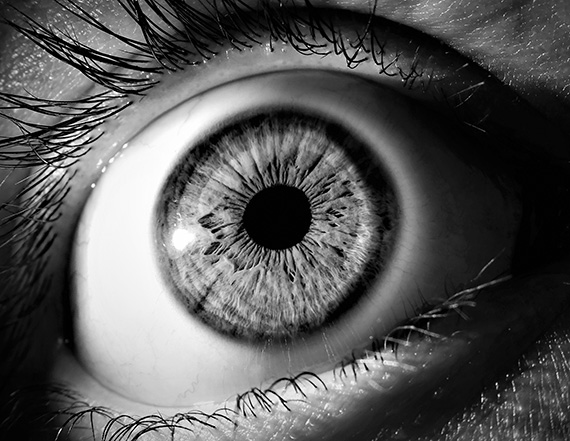
#> input picture 5th-sem/ip/content/eye.jpg, 570 x 441 px, found by its file name
$ python frequency_domain_filtering.py
#> lines starting #> are read from the running program, lines starting #| are printed output that depends on the picture; after the words box and inside, x2 and y2 are one past the last pixel; in counts of white or black regions, pixels touching at a corner belong together
#> further down, image is the input picture: shape (441, 570) float32; min 0, max 255, mean 88.2
from scipy import fftpack
import numpy as np
import imageio
from PIL import Image, ImageDraw
import matplotlib.pyplot as plt
def frequency_image(image):
  image_array = np.array(image)
  fft1 = fftpack.fftshift(fftpack.fft2(image_array))
  magnitude_spectrum = 20*np.log(np.abs(fft1))
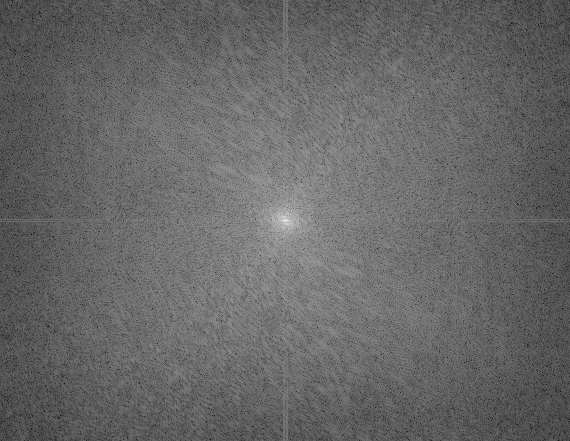
#> magnitude_spectrum: shape (441, 570) float32; min 59.08, max 338.3, mean 172; drawn with min black and max white
  freq_image = Image.fromarray(magnitude_spectrum)
  freq_image = freq_image.convert("L")
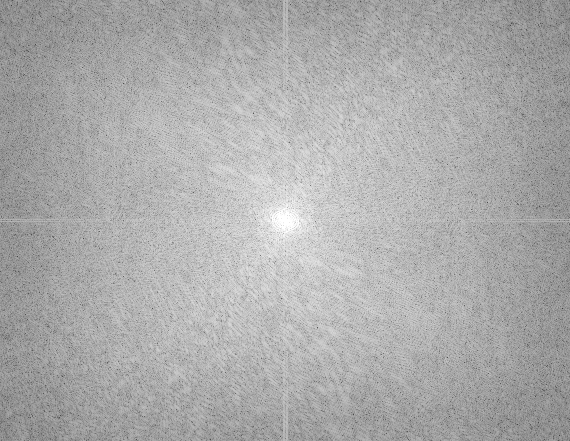
#> freq_image: PIL image 570x441 L; min 59, max 255, mean 171.5
  return freq_image
def low_pass_filter(image1):
  #convert image to numpy array
  image1_np=np.array(image1)
  #fft of image
  fft1 = fftpack.fftshift(fftpack.fft2(image1_np))
  #Create a low pass filter image
  x,y = image1_np.shape[0],image1_np.shape[1]
#> x = 441; y = 570

  #defining filter
  #size of circle
  e_x,e_y=50,50
  #create a box
  bbox=((x/2)-(e_x/2),(y/2)-(e_y/2),(x/2)+(e_x/2),(y/2)+(e_y/2))
#> bbox = (195.5, 260, 245.5, 310)
  low_pass=Image.new("L",(image1_np.shape[0],image1_np.shape[1]),color=0)
#> low_pass: PIL image 441x570 L; every value is 0
  draw1=ImageDraw.Draw(low_pass)
  draw1.ellipse(bbox, fill=1)
  low_pass_np=np.array(low_pass)
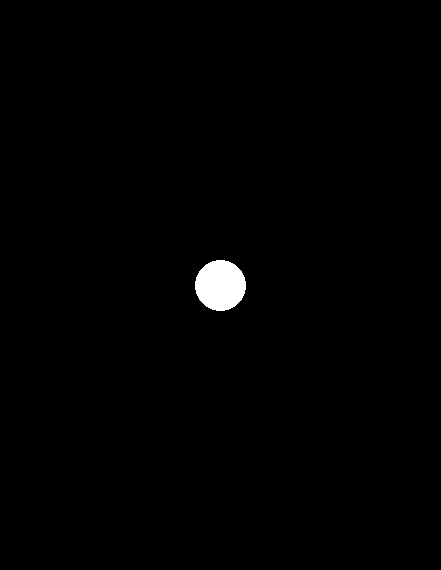
#> low_pass_np: shape (570, 441); values 0 (black) and 1 (white), 0.81% white; 1 white region, box (x1, y1, x2, y2) and area: (195, 260, 246, 311) 2025
  low_pass_np = low_pass_np.T
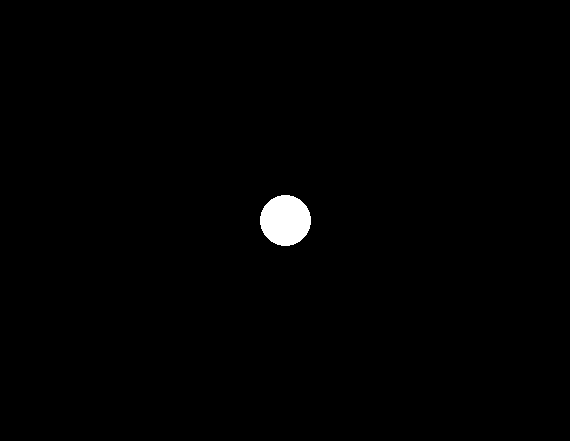
#> low_pass_np: shape (441, 570); values 0 (black) and 1 (white), 0.81% white; 1 white region, box (x1, y1, x2, y2) and area: (260, 195, 311, 246) 2025
  #end of defining filter

  #multiply both the images
  filtered=np.multiply(fft1,low_pass_np)

  #inverse fft
  ifft2 = np.real(fftpack.ifft2(fftpack.ifftshift(filtered)))
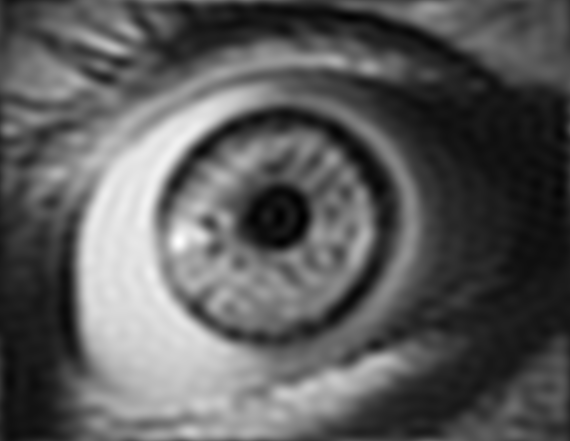
#> ifft2: shape (441, 570) float32; min -18.52, max 279.7, mean 88.2; drawn with min black and max white
  ifft2 = np.maximum(0, np.minimum(ifft2, 255))
  data = Image.fromarray(ifft2)
  data = data.convert("L")

  return data
def high_pass_filter(image):
  #converting image to array
  image_array = np.array(image)

  #sending image to low pass filter
  lowpass_image = low_pass_filter(image)
  #converting image to array
  lowpass_image_array = np.array(lowpass_image)


  #subtracting lowpass image from original to obtain highpass image
  high_pass_array = image_array - lowpass_image_array
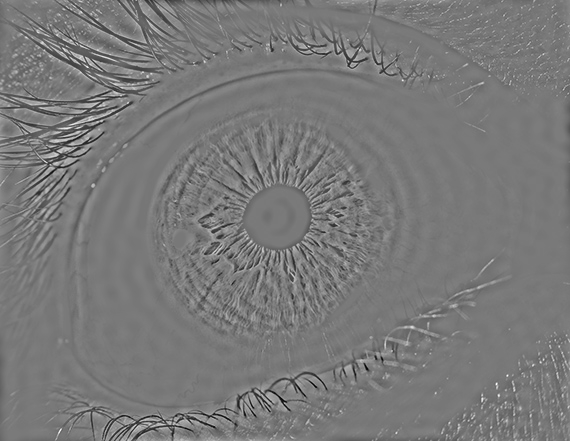
#> high_pass_array: shape (441, 570) float32; min -208, max 230, mean 0.4; drawn with min black and max white

  #array to image
  high_pass_image = Image.fromarray(high_pass_array)
  high_pass_image = high_pass_image.convert("L")
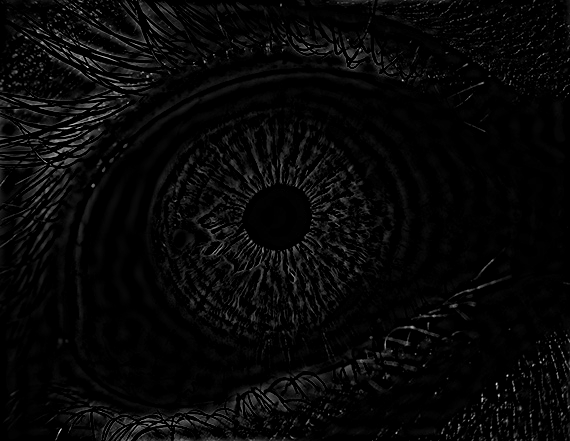
#> high_pass_image: PIL image 570x441 L; min 0, max 230, mean 7.8

  return high_pass_image
image = imageio.imread('/content/eye.jpg',as_gray=True)
freq_image = frequency_image(image)
lowpass_image = low_pass_filter(image)
highpass_image = high_pass_filter(image)

fig = plt.figure()
fig.set_figheight(20)
fig.set_figwidth(20)

#plotting original image
fig.add_subplot(2,2,1)
plt.imshow(image, cmap='gray')
plt.title('original')

#plotting the image in frequency domain
fig.add_subplot(2,2,2)
plt.imshow(freq_image, cmap='gray')
plt.title('Frequency Domain')

#plotting lowpass image
fig.add_subplot(2,2,3)
plt.imshow(lowpass_image, cmap='gray')
plt.title('lowpass_image')

#plotting highpass image
fig.add_subplot(2,2,4)
plt.imshow(highpass_image, cmap='gray')
plt.title('highpass_image')
print("Name: Basanta Rai")
print("Roll No: 23473")

$ run again, with 5th-sem/ip/content/daniel-craig.png saved as 5th-sem/ip/content/eye.jpg
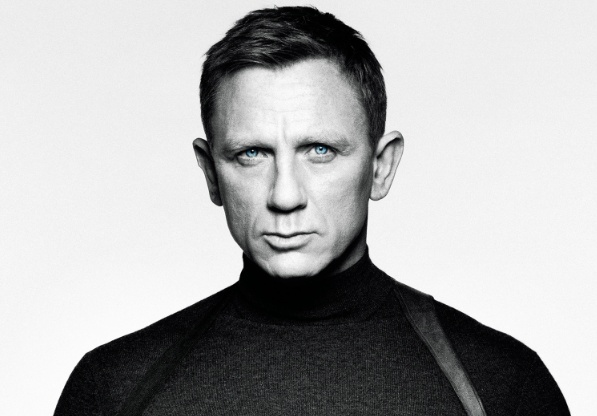
#> input picture 5th-sem/ip/content/daniel-craig.png, 597 x 416 px, found by its file name
#> low_pass: PIL image 416x597 L; every value is 0
#> in high_pass_filter, `high_pass_array = image_array - lowpass_image_array`:
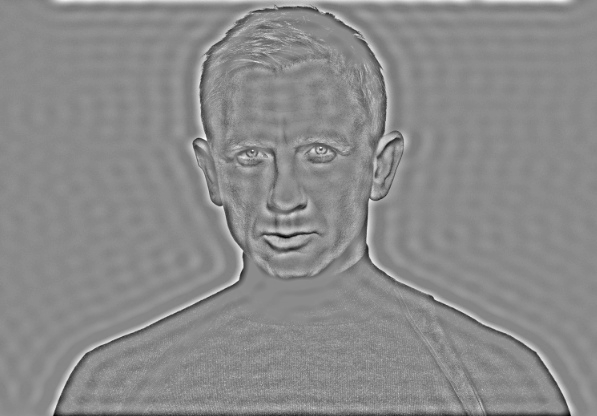
#> high_pass_array: shape (416, 597) float32; min -167, max 140.2, mean 0.5; drawn with min black and max white
#> in high_pass_filter, `high_pass_image = high_pass_image.convert("L")`:
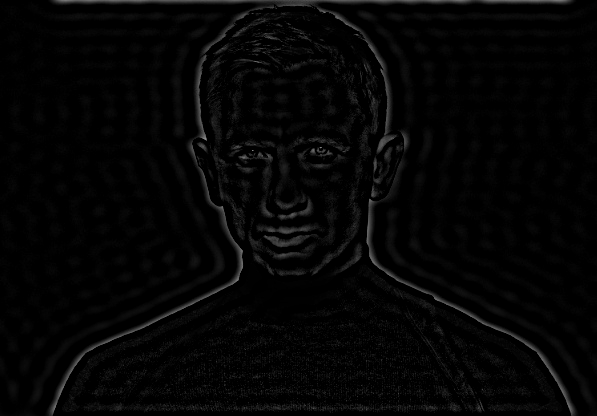
#> high_pass_image: PIL image 597x416 L; min 0, max 140, mean 5
